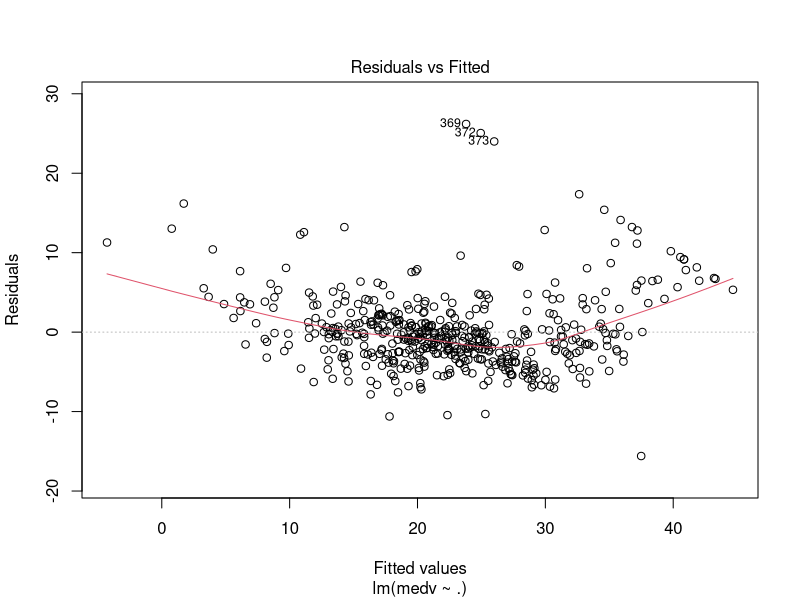
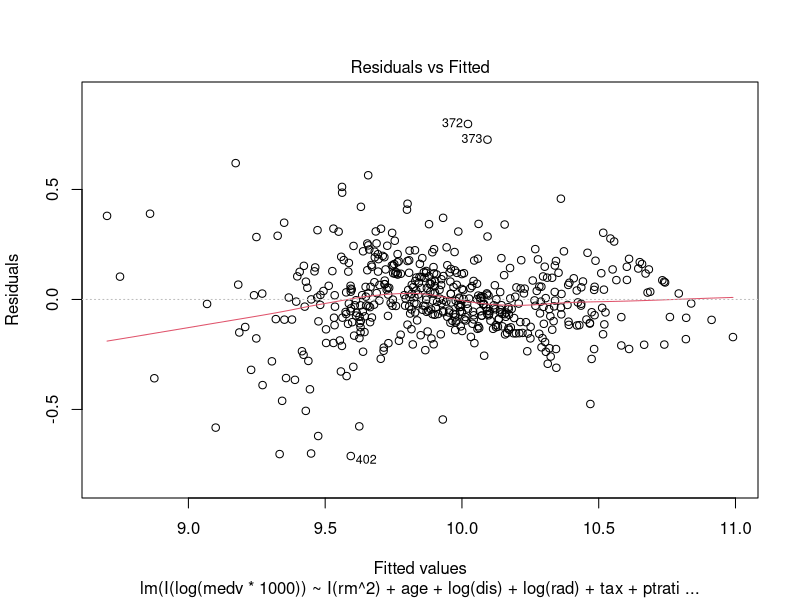

Recreate these plots in R, in order. (Note: this script raises an error after producing the figures.)
# A simple and non-exhaustive analysis for the price of the houses in the Boston
# dataset. The purpose is to quantify, by means of a multiple linear model,
# the effect of 14 variables in the price of a house in the suburbs of Boston.

# Import data
library(MASS)
data(Boston)

# Make a multiple linear regression od medv in the rest of variables
mod <- lm(medv ~ ., data = Boston)
summary(mod)

# Check the linearty assumption
plot(mod, 1) # Clear non-linearity

# Let's consider the transformations given in Harrison and Rubinfeld (1978)
modTransf <- lm(I(log(medv * 1000)) ~ I(rm^2) + age + log(dis) +
                  log(rad) + tax + ptratio + I(black / 1000) +
                  I(log(lstat / 100)) + crim + zn + indus + chas +
                  I((10 * nox)^2), data = Boston)
summary(modTransf)

# The non-linearity is more subtle now
plot(modTransf, 1)

# Look for the best model in terms of the BIC
modTransfBIC <- stepwise(modTransf, trace = 0)
summary(modTransfBIC)

# Let's explore the most significant variables, to see if the model can be
# reduced drastically in complexity
mod3D <- lm(I(log(medv * 1000)) ~ I(log(lstat / 100)) + crim, data = Boston)
summary(mod3D)

# With only 2 variables, we explain the 72% of variability.
# Compared with the 80% with 10 variables, it is an important improvement
# in terms of simplicity.

# Let's add these variables to the dataset, so we can call scatterplotMatrix
# and scatter3d through R Commander's menu
Boston$logMedv <- log(Boston$medv * 1000)
Boston$logLstat <- log(Boston$lstat / 100)

# Visualize the pair-by-pair relations of the response and two predictors
scatterplotMatrix(~ crim + logLstat + logMedv, reg.line = lm, smooth = FALSE,
                  spread = FALSE, span = 0.5, ellipse = FALSE,
                  levels = c(.5, .9), id.n = 0, diagonal = 'histogram',
                  data = Boston)

# Visualize the full relation between the response and the two predictors
scatter3d(logMedv ~ crim + logLstat, data = Boston, fit = "linear",
          residuals = TRUE, bg = "white", axis.scales = TRUE, grid = TRUE,
          ellipsoid = FALSE)

